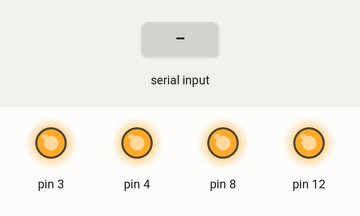
Simulated run of this sketch. Board: Arduino Uno, built with avr-gcc and run on an emulated ATmega328P. On the bench: output pins drawn as LEDs (lit = HIGH). The inputs (shaded band) are chosen by the test bench.

Above: at 1.2 s.
1.3 s: "0" received over Serial
At 1.8 s:
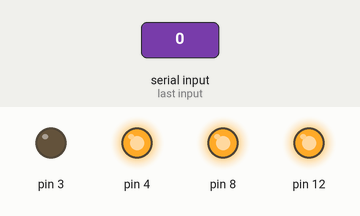
2.8 s: byte 82 ('R') received over Serial
At 4.0 s:
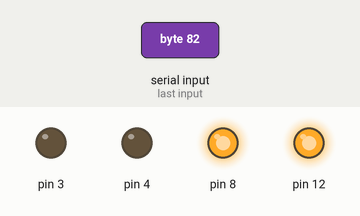
4.3 s: byte 65 ('A') received over Serial
At 5.3 s:
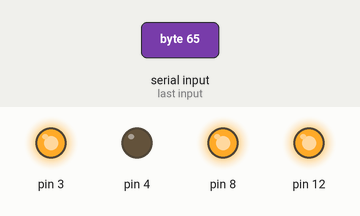
5.8 s: byte 71 ('G') received over Serial
At 6.4 s:
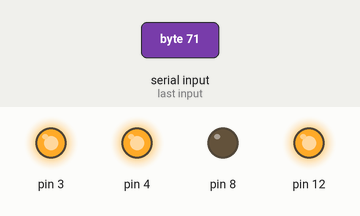
7.3 s: byte 66 ('B') received over Serial
At 8.5 s:
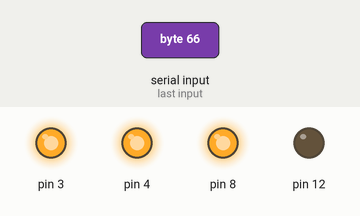
8.8 s: byte 89 ('Y') received over Serial
At 9.9 s:
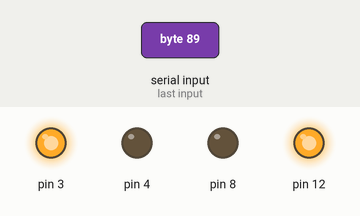
Timing chart, 0 to 11.3 s (numbered marks = the images above; inputs shaded):
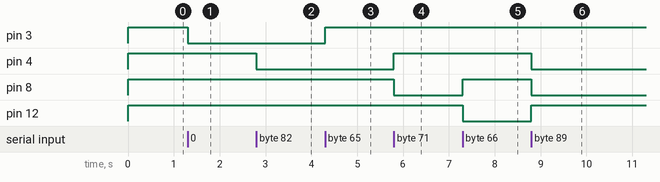

Measured:
- after the input at 1.3 s, pin 3: HIGH → LOW at once
- after the input at 2.8 s, pin 4: HIGH → LOW at once
- after the input at 4.3 s, pin 3: LOW → HIGH at once
- after the input at 5.8 s, pin 4: LOW → HIGH at once; pin 8: HIGH → LOW at once
- after the input at 7.3 s, pin 8: LOW → HIGH at once; pin 12: HIGH → LOW at once
- after the input at 8.8 s, pin 4, pin 8: HIGH → LOW at once; pin 12: LOW → HIGH at once

The sketch:

arduino_music_2_ino.ino
```cpp
// I/O Devices
const unsigned LEDS(3);
const unsigned RED_LED(4);
const unsigned GREEN_LED(8);
const unsigned BLUE_LED(12);

// Buffers
char res('A'); // main buffer
char led_blink('A'); // led blinking buffer
char color('N'); // led color buffer

void red_handler();
void green_handler();
void blue_handler();
void yellow_handler();
void lightBlue_handler();
void purple_handler();
void white_handler();
void none_handler();

void setup(){
  Serial.begin(9600);
  pinMode(LEDS,OUTPUT);
  pinMode(RED_LED,OUTPUT);
  pinMode(GREEN_LED,OUTPUT);
  pinMode(BLUE_LED,OUTPUT);

  digitalWrite(RED_LED,HIGH);
  digitalWrite(GREEN_LED,HIGH);
  digitalWrite(BLUE_LED,HIGH);
}

void loop(){
  if (Serial.available()>0){
    res=Serial.read();
    if(res=='0' || res=='1' || res=='2' || res=='3' || res=='4' ||
    res=='5' || res=='6' || res=='7' || res=='8' || res=='9' ||
    res=='A'){
      led_blink=res;
    }else if(res=='R' || res=='G' || res=='B' || res=='Y' ||
    res=='L' || res=='P' || res=='W' || res=='N'){
      color=res;
    }
  }
  switch(led_blink){
    case '0':
      analogWrite(LEDS,0);
      break;
    case '1':
      analogWrite(LEDS,25);
      break;
    case '2':
      analogWrite(LEDS,50);
      break;
    case '3':
      analogWrite(LEDS,75);
      break;
    case '4':
      analogWrite(LEDS,100);
      break;
    case '5':
      analogWrite(LEDS,125);
      break;
    case '6':
      analogWrite(LEDS,150);
      break;
    case '7':
      analogWrite(LEDS,175);
      break;
    case '8':
      analogWrite(LEDS,200);
      break;
    case '9':
      analogWrite(LEDS,225);
      break;
    case 'A':
      analogWrite(LEDS,255);
      break;
    }
  switch(color){
    case 'R':
      red_handler();
      break;
    case 'G':
      green_handler();
      break;
    case 'B':
      blue_handler();
      break;
    case 'Y':
      yellow_handler();
      break;
    case 'L':
      lightBlue_handler();
      break;
    case 'P':
      purple_handler();
      break;
    case 'W':
      white_handler();
      break;
    case 'N':
      none_handler();
      break;
  }
}

void red_handler(){
  if(digitalRead(RED_LED)==HIGH)
    digitalWrite(RED_LED,LOW);
  if(digitalRead(GREEN_LED)==LOW)
    digitalWrite(GREEN_LED,HIGH);
  if(digitalRead(BLUE_LED)==LOW)
    digitalWrite(BLUE_LED,HIGH);
}

void green_handler(){
  if(digitalRead(RED_LED)==LOW)
    digitalWrite(RED_LED,HIGH);
  if(digitalRead(GREEN_LED)==HIGH)
    digitalWrite(GREEN_LED,LOW);
  if(digitalRead(BLUE_LED)==LOW)
    digitalWrite(BLUE_LED,HIGH);
}

void blue_handler(){
  if(digitalRead(RED_LED)==LOW)
    digitalWrite(RED_LED,HIGH);
  if(digitalRead(GREEN_LED)==LOW)
    digitalWrite(GREEN_LED,HIGH);
  if(digitalRead(BLUE_LED)==HIGH)
    digitalWrite(BLUE_LED,LOW);
}

void yellow_handler(){
  if(digitalRead(RED_LED)==HIGH)
    digitalWrite(RED_LED,LOW);
  if(digitalRead(GREEN_LED)==HIGH)
    digitalWrite(GREEN_LED,LOW);
  if(digitalRead(BLUE_LED)==LOW)
    digitalWrite(BLUE_LED,HIGH);
}

void lightBlue_handler(){
  if(digitalRead(RED_LED)==LOW)
    digitalWrite(RED_LED,HIGH);
  if(digitalRead(GREEN_LED)==HIGH)
    digitalWrite(GREEN_LED,LOW);
  if(digitalRead(BLUE_LED)==HIGH)
    digitalWrite(BLUE_LED,LOW);
}

void purple_handler(){
  if(digitalRead(RED_LED)==HIGH)
    digitalWrite(RED_LED,LOW);
  if(digitalRead(GREEN_LED)==LOW)
    digitalWrite(GREEN_LED,HIGH);
  if(digitalRead(BLUE_LED)==HIGH)
    digitalWrite(BLUE_LED,LOW);
}

void white_handler(){
  if(digitalRead(RED_LED)==HIGH)
    digitalWrite(RED_LED,LOW);
  if(digitalRead(GREEN_LED)==HIGH)
    digitalWrite(GREEN_LED,LOW);
  if(digitalRead(BLUE_LED)==HIGH)
    digitalWrite(BLUE_LED,LOW);
}

void none_handler(){
  if(digitalRead(RED_LED)==LOW)
    digitalWrite(RED_LED,HIGH);
  if(digitalRead(GREEN_LED)==LOW)
    digitalWrite(GREEN_LED,HIGH);
  if(digitalRead(BLUE_LED)==LOW)
    digitalWrite(BLUE_LED,HIGH);
}
```
